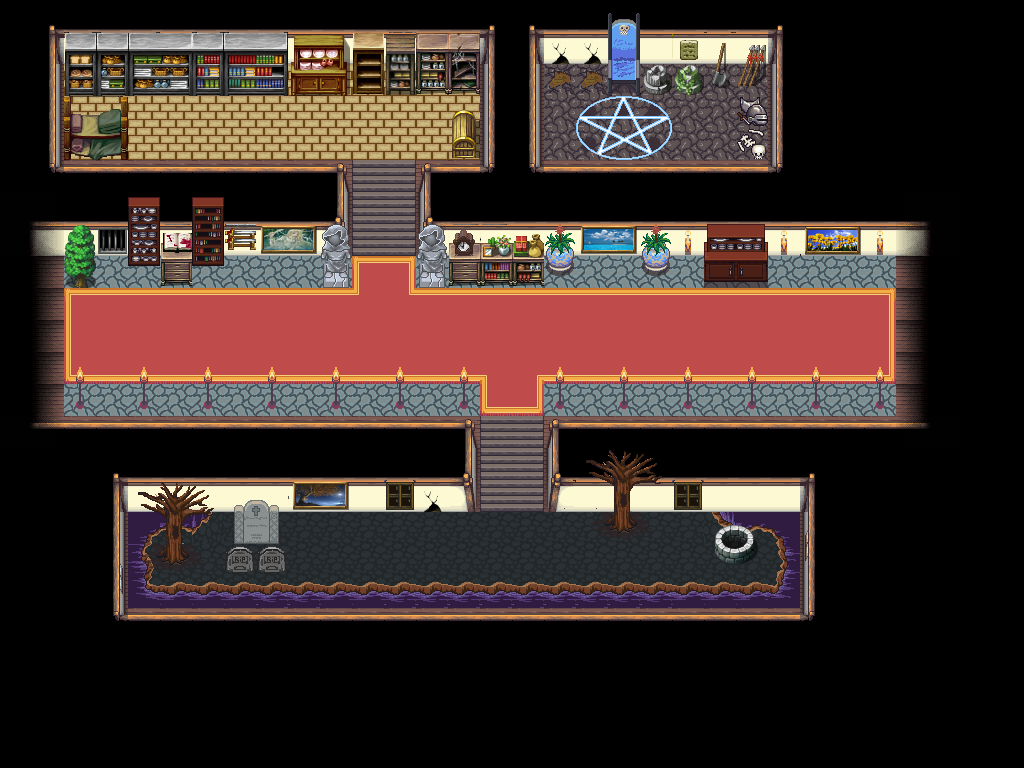

A level layout from a 2D game, rendered from its tile map. Below: a short description, then the map file with tile-grid data replaced by summaries:
An orthogonal 32x24 tile map with 32x32 px tiles, 4 tile layers (sala secreta, suelo, objetos, extras), 9 tilesets.

<map version="1.2" tiledversion="1.2.3" orientation="orthogonal" renderorder="right-down" width="32" height="24" tilewidth="32" tileheight="32" infinite="0" nextlayerid="5" nextobjectid="1">
 <tileset firstgid="1" source="../resources_tsx/casa_madera.tsx" />
 <tileset firstgid="118" source="../resources_tsx/cavern_ruins.tsx" />
 <tileset firstgid="502" source="../resources_tsx/city_outside.tsx" />
 <tileset firstgid="934" source="../resources_tsx/build_atlas.tsx" />
 <tileset firstgid="1958" source="../resources_tsx/city_inside.tsx" />
 <tileset firstgid="2342" source="../resources_tsx/decorations.tsx" />
 <tileset firstgid="2598" source="../resources_tsx/obj_misk_atlas.tsx" />
 <tileset firstgid="3622" source="../resources_tsx/house_inside.tsx" />
 <tileset firstgid="3846" source="../resources_tsx/house_interior.tsx" />
 <layer id="4" name="sala secreta" width="32" height="24">
  <data>[768 cells, 76 non-empty, 21 distinct tile ids]</data>
 </layer>
 <layer id="1" name="suelo" width="32" height="24">
  <data>[768 cells, 768 non-empty, 53 distinct tile ids]</data>
 </layer>
 <layer id="2" name="objetos" width="32" height="24">
  <data>[768 cells, 222 non-empty, 126 distinct tile ids]</data>
 </layer>
 <layer id="3" name="extras" width="32" height="24">
  <data>[768 cells, 34 non-empty, 6 distinct tile ids]</data>
 </layer>
</map>
